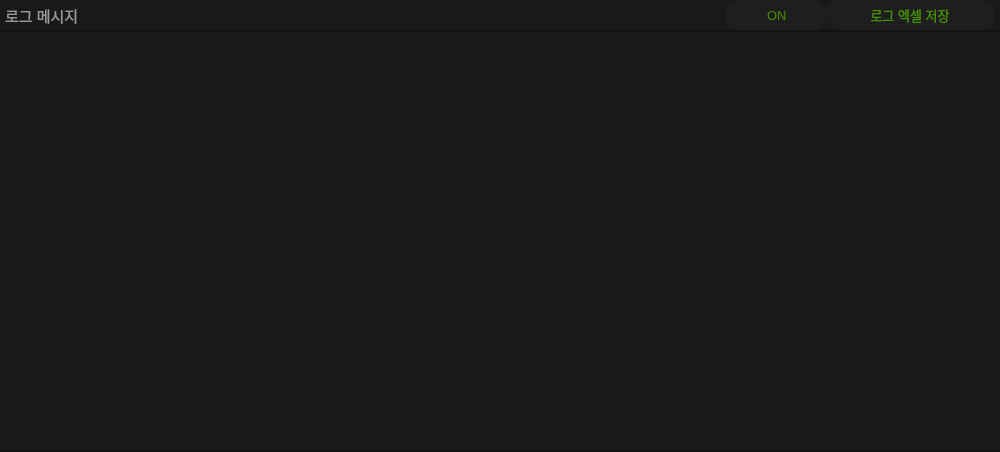
                  <widget class="QFrame" name="frame_7">
                   <property name="minimumSize">
                    <size>
                     <width>1000</width>
                     <height>0</height>
                    </size>
                   </property>
                   <property name="maximumSize">
                    <size>
                     <width>1000</width>
                     <height>16777215</height>
                    </size>
                   </property>
                   <property name="styleSheet">
                    <string notr="true">background-color: rgb(18, 18, 18);</string>
                   </property>
                   <property name="frameShape">
                    <enum>QFrame::NoFrame</enum>
                   </property>
                   <property name="frameShadow">
                    <enum>QFrame::Raised</enum>
                   </property>
                   <layout class="QVBoxLayout" name="verticalLayout_16" stretch="0,0">
                    <property name="spacing">
                     <number>2</number>
                    </property>
                    <property name="leftMargin">
                     <number>0</number>
                    </property>
                    <property name="topMargin">
                     <number>0</number>
                    </property>
                    <property name="rightMargin">
                     <number>1</number>
                    </property>
                    <property name="bottomMargin">
                     <number>0</number>
                    </property>
                    <item>
                     <widget class="QFrame" name="frame_8">
                      <property name="minimumSize">
                       <size>
                        <width>1000</width>
                        <height>0</height>
                       </size>
                      </property>
                      <property name="maximumSize">
                       <size>
                        <width>1000</width>
                        <height>16777215</height>
                       </size>
                      </property>
                      <property name="styleSheet">
                       <string notr="true">background-color: rgb(18, 18, 18);</string>
                      </property>
                      <property name="frameShape">
                       <enum>QFrame::NoFrame</enum>
                      </property>
                      <property name="frameShadow">
                       <enum>QFrame::Raised</enum>
                      </property>
                      <layout class="QVBoxLayout" name="verticalLayout_28" stretch="0,0">
                       <property name="spacing">
                        <number>2</number>
                       </property>
                       <property name="leftMargin">
                        <number>0</number>
                       </property>
                       <property name="topMargin">
                        <number>0</number>
                       </property>
                       <property name="rightMargin">
                        <number>0</number>
                       </property>
                       <property name="bottomMargin">
                        <number>0</number>
                       </property>
                       <item>
                        <widget class="QFrame" name="frame_19">
                         <property name="minimumSize">
                          <size>
                           <width>0</width>
                           <height>30</height>
                          </size>
                         </property>
                         <property name="maximumSize">
                          <size>
                           <width>16777215</width>
                           <height>30</height>
                          </size>
                         </property>
                         <property name="styleSheet">
                          <string notr="true">background-color: rgb(25, 25, 25);</string>
                         </property>
                         <property name="frameShape">
                          <enum>QFrame::NoFrame</enum>
                         </property>
                         <property name="frameShadow">
                          <enum>QFrame::Raised</enum>
                         </property>
                         <layout class="QHBoxLayout" name="horizontalLayout_15">
                          <property name="spacing">
                           <number>0</number>
                          </property>
                          <property name="leftMargin">
                           <number>5</number>
                          </property>
                          <property name="topMargin">
                           <number>0</number>
                          </property>
                          <property name="rightMargin">
                           <number>5</number>
                          </property>
                          <property name="bottomMargin">
                           <number>0</number>
                          </property>
                          <item>
                           <widget class="QLabel" name="label_30">
                            <property name="minimumSize">
                             <size>
                              <width>0</width>
                              <height>30</height>
                             </size>
                            </property>
                            <property name="maximumSize">
                             <size>
                              <width>16777215</width>
                              <height>30</height>
                             </size>
                            </property>
                            <property name="font">
                             <font>
                              <family>Arial</family>
                              <pointsize>11</pointsize>
                              <weight>50</weight>
                              <bold>false</bold>
                             </font>
                            </property>
                            <property name="styleSheet">
                             <string notr="true">color: rgb(152, 152, 152);</string>
                            </property>
                            <property name="text">
                             <string>로그 메시지</string>
                            </property>
                            <property name="alignment">
                             <set>Qt::AlignLeading|Qt::AlignLeft|Qt::AlignVCenter</set>
                            </property>
                           </widget>
                          </item>
                          <item>
                           <widget class="QPushButton" name="btnRealInfoEnabled">
                            <property name="minimumSize">
                             <size>
                              <width>100</width>
                              <height>30</height>
                             </size>
                            </property>
                            <property name="maximumSize">
                             <size>
                              <width>100</width>
                              <height>30</height>
                             </size>
                            </property>
                            <property name="font">
                             <font>
                              <family>Arial</family>
                              <pointsize>10</pointsize>
                              <weight>50</weight>
                              <bold>false</bold>
                             </font>
                            </property>
                            <property name="styleSheet">
                             <string notr="true">QPushButton {
	border: none;
	background-color: rgb(30, 30, 30);
	border-left: 3px solid rgb(30, 30, 30);
	border-right: 3px solid rgb(30, 30, 30);
	color: rgb(72, 144, 0);
	border-radius: 13px;
}

QPushButton:hover {
	border-left: 3px solid rgb(255, 85, 0);
	border-right: 3px solid rgb(255, 85, 0);
}

QPushButton:pressed {
	background-color: rgb(25, 25, 25);
}</string>
                            </property>
                            <property name="text">
                             <string> ON</string>
                            </property>
                            <property name="icon">
                             <iconset resource="resources.qrc">
                              <normaloff>:/icons/icons/icons8_keypad.svg</normaloff>:/icons/icons/icons8_keypad.svg</iconset>
                            </property>
                            <property name="iconSize">
                             <size>
                              <width>20</width>
                              <height>20</height>
                             </size>
                            </property>
                           </widget>
                          </item>
                          <item>
                           <widget class="QPushButton" name="btnMakeExcel">
                            <property name="minimumSize">
                             <size>
                              <width>170</width>
                              <height>30</height>
                             </size>
                            </property>
                            <property name="maximumSize">
                             <size>
                              <width>170</width>
                              <height>30</height>
                             </size>
                            </property>
                            <property name="font">
                             <font>
                              <family>Arial</family>
                              <pointsize>10</pointsize>
                              <weight>50</weight>
                              <bold>false</bold>
                             </font>
                            </property>
                            <property name="styleSheet">
                             <string notr="true">QPushButton {
	border: none;
	background-color: rgb(30, 30, 30);
	border-left: 3px solid rgb(30, 30, 30);
	border-right: 3px solid rgb(30, 30, 30);
	color: rgb(72, 144, 0);
	border-radius: 13px;
}

QPushButton:hover {
	border-left: 3px solid rgb(255, 85, 0);
	border-right: 3px solid rgb(255, 85, 0);
}

QPushButton:pressed {
	background-color: rgb(25, 25, 25);
}</string>
                            </property>
                            <property name="text">
                             <string>로그 엑셀 저장</string>
                            </property>
                            <property name="icon">
                             <iconset resource="resources.qrc">
                              <normaloff>:/icons/icons/icons8_microsoft_excel.svg</normaloff>:/icons/icons/icons8_microsoft_excel.svg</iconset>
                            </property>
                            <property name="iconSize">
                             <size>
                              <width>20</width>
                              <height>20</height>
                             </size>
                            </property>
                           </widget>
                          </item>
                         </layout>
                        </widget>
                       </item>
                       <item>
                        <widget class="QFrame" name="dataFrame_5">
                         <property name="styleSheet">
                          <string notr="true">background-color: rgb(25, 25, 25);</string>
                         </property>
                         <property name="frameShape">
                          <enum>QFrame::NoFrame</enum>
                         </property>
                         <property name="frameShadow">
                          <enum>QFrame::Raised</enum>
                         </property>
                         <layout class="QVBoxLayout" name="verticalLayout_8">
                          <property name="spacing">
                           <number>0</number>
                          </property>
                          <property name="leftMargin">
                           <number>0</number>
                          </property>
                          <property name="topMargin">
                           <number>0</number>
                          </property>
                          <property name="rightMargin">
                           <number>0</number>
                          </property>
                          <property name="bottomMargin">
                           <number>0</number>
                          </property>
                          <item>
                           <widget class="QTableWidget" name="tableWidget_6">
                            <property name="minimumSize">
                             <size>
                              <width>1000</width>
                              <height>350</height>
                             </size>
                            </property>
                            <property name="maximumSize">
                             <size>
                              <width>16777215</width>
                              <height>350</height>
                             </size>
                            </property>
                            <property name="styleSheet">
                             <string notr="true">color: rgb(152, 152, 152);
background-color: rgb(25, 25, 25);</string>
                            </property>
                            <property name="frameShape">
                             <enum>QFrame::NoFrame</enum>
                            </property>
                            <property name="verticalScrollBarPolicy">
                             <enum>Qt::ScrollBarAlwaysOff</enum>
                            </property>
                            <property name="horizontalScrollBarPolicy">
                             <enum>Qt::ScrollBarAlwaysOff</enum>
                            </property>
                            <property name="sizeAdjustPolicy">
                             <enum>QAbstractScrollArea::AdjustToContents</enum>
                            </property>
                            <property name="autoScroll">
                             <bool>true</bool>
                            </property>
                            <property name="showDropIndicator" stdset="0">
                             <bool>false</bool>
                            </property>
                            <property name="dragEnabled">
                             <bool>false</bool>
                            </property>
                            <property name="dragDropOverwriteMode">
                             <bool>false</bool>
                            </property>
                            <property name="alternatingRowColors">
                             <bool>false</bool>
                            </property>
                            <property name="showGrid">
                             <bool>true</bool>
                            </property>
                            <property name="sortingEnabled">
                             <bool>true</bool>
                            </property>
                            <property name="rowCount">
                             <number>2</number>
                            </property>
                            <attribute name="horizontalHeaderMinimumSectionSize">
                             <number>30</number>
                            </attribute>
                            <attribute name="horizontalHeaderDefaultSectionSize">
                             <number>110</number>
                            </attribute>
                            <attribute name="horizontalHeaderStretchLastSection">
                             <bool>true</bool>
                            </attribute>
                            <attribute name="verticalHeaderVisible">
                             <bool>false</bool>
                            </attribute>
                            <attribute name="verticalHeaderStretchLastSection">
                             <bool>true</bool>
                            </attribute>
                            <row/>
                            <row/>
                           </widget>
                          </item>
                          <item>
                           <widget class="QTableWidget" name="tableWidget_8">
                            <property name="styleSheet">
                             <string notr="true">QTableWidget::QHeaderView section {
	color: rgb(152, 152, 152);
	background-color: rgb(95, 15, 25);
}</string>
                            </property>
                            <property name="frameShape">
                             <enum>QFrame::NoFrame</enum>
                            </property>
                            <property name="verticalScrollBarPolicy">
                             <enum>Qt::ScrollBarAlwaysOff</enum>
                            </property>
                            <property name="horizontalScrollBarPolicy">
                             <enum>Qt::ScrollBarAlwaysOff</enum>
                            </property>
                            <property name="sizeAdjustPolicy">
                             <enum>QAbstractScrollArea::AdjustToContents</enum>
                            </property>
                            <property name="autoScroll">
                             <bool>true</bool>
                            </property>
                            <property name="dragEnabled">
                             <bool>true</bool>
                            </property>
                            <property name="alternatingRowColors">
                             <bool>false</bool>
                            </property>
                            <property name="showGrid">
                             <bool>false</bool>
                            </property>
                            <property name="sortingEnabled">
                             <bool>true</bool>
                            </property>
                            <attribute name="horizontalHeaderStretchLastSection">
                             <bool>true</bool>
                            </attribute>
                            <attribute name="verticalHeaderVisible">
                             <bool>false</bool>
                            </attribute>
                            <attribute name="verticalHeaderStretchLastSection">
                             <bool>true</bool>
                            </attribute>
                           </widget>
                          </item>
                         </layout>
                        </widget>
                       </item>
                      </layout>
                     </widget>
                    </item>
                    <item>
                     <widget class="QFrame" name="dataFrame_2">
                      <property name="minimumSize">
                       <size>
                        <width>725</width>
                        <height>0</height>
                       </size>
                      </property>
                      <property name="maximumSize">
                       <size>
                        <width>725</width>
                        <height>16777215</height>
                       </size>
                      </property>
                      <property name="styleSheet">
                       <string notr="true">background-color: rgb(25, 25, 25);</string>
                      </property>
                      <property name="frameShape">
                       <enum>QFrame::NoFrame</enum>
                      </property>
                      <property name="frameShadow">
                       <enum>QFrame::Raised</enum>
                      </property>
                      <layout class="QVBoxLayout" name="verticalLayout_19">
                       <property name="spacing">
                        <number>0</number>
                       </property>
                       <property name="leftMargin">
                        <number>0</number>
                       </property>
                       <property name="topMargin">
                        <number>0</number>
                       </property>
                       <property name="rightMargin">
                        <number>0</number>
                       </property>
                       <property name="bottomMargin">
                        <number>0</number>
                       </property>
                      </layout>
                     </widget>
                    </item>
                   </layout>
                  </widget>
